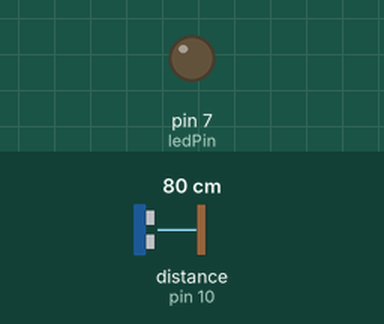
Recording of a sketch running on a simulated Arduino Uno, built with avr-gcc and run on an emulated ATmega328P. Parts: output pins drawn as LEDs (lit = HIGH). Wiring (inferred from the names in the program): ultrasonic range finder: trigger pin 9; echo pin 10. The test bench sets the inputs (shaded band); at power-on: distance to the obstacle (sensor on pin 10) 80 cm. The echo pulse lasts 58.3 µs per cm; pins used as bus, display or sensor lines are not drawn; what the sketch prints to the serial monitor is not drawn.

Above: at 0.1 s.
At 4.2 s:
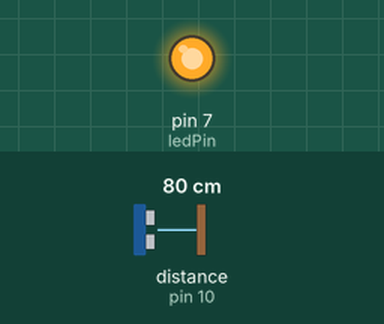
Timing chart, 0 to 5.7 s (numbered marks = the images above):
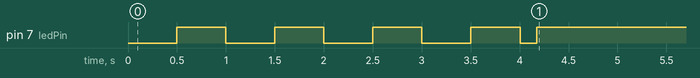

Measured:
- by itself, pin 7 (ledPin): goes 3 × (LOW 0.50 s, HIGH 0.50 s), LOW 0.17 s, then HIGH

The sketch:

ultra2.ino
```cpp
/* Ultrasonic Sensor HC-SR04; send moving average
*
*/

// pins numbers
const int trigPin = 9;
const int echoPin = 10;
const int ledPin = 7;   // active LOW

// globals
const int numSamples = 30;
float samples[numSamples];
float distance;  //  average distance
int index = 0;
int threshold = 30;  // in cm

void setup() {
	pinMode(ledPin , OUTPUT); // Sets the led Pin as an Output
	pinMode(trigPin, OUTPUT); // Sets the trigger Pin as an Output
	pinMode(echoPin, INPUT);  // Sets the echo Pin as an Input
	Serial.begin(9600);       // Starts the serial communication
  blink(4);
}

void loop() {
  read();
  delay(10);
}

void read() {
  samples[index] = measureDistance();
  index = (index+1)%numSamples;

  // mean distance
  distance = 0.0f;
  for (int i=0; i<numSamples; i++)
    distance += samples[i];
  distance = distance/numSamples;

  // Prints the distance on the Serial Monitor
  Serial.println((int)distance);
  // indicate proximity
  if (distance < threshold)
    digitalWrite(ledPin, LOW);
  else
    digitalWrite(ledPin, HIGH);
}

long duration;
float distCm;
float measureDistance () {
	// prepare the trigPin
	digitalWrite(trigPin, LOW);
	delayMicroseconds(2);
	// Sets the trigPin on HIGH state for 10 micro seconds
	digitalWrite(trigPin, HIGH);
	delayMicroseconds(10);
	digitalWrite(trigPin, LOW);
	// Reads the echoPin, returns the sound wave travel time in microseconds
	duration = pulseIn(echoPin, HIGH);
	// Calculating the distance
	distCm = duration*0.034/2;
  return (distCm);
}

void blink(int times) {
  for (int i=0; i<times; i++) {
    digitalWrite(ledPin, LOW);
    delay(500);
    digitalWrite(ledPin, HIGH);
    delay(500);
  }
}
```
